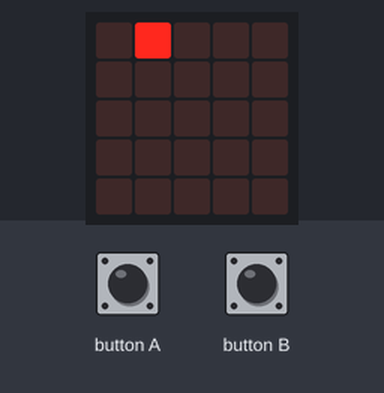
A program run on a simulated BBC micro:bit (MakeCode). On the bench: the board's 5×5 LED display. Inputs (shaded band) come from the test bench.

Above: at 0.33 s.
At 1.2 s:
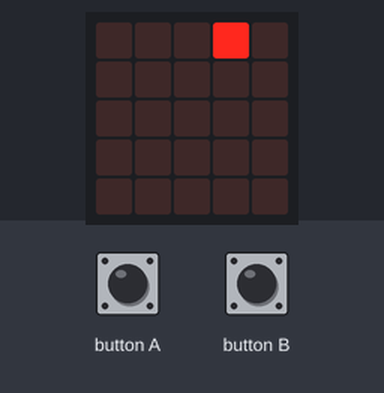
1.3 s: button A pressed 2 times (0.12 s each, 0.3 s apart)
At 1.88 s:
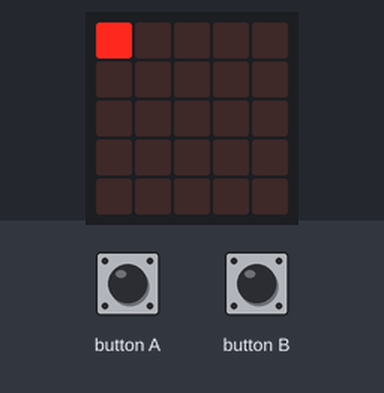
Timing chart, 0 to 4.3 s (numbered marks = the images above; inputs shaded):
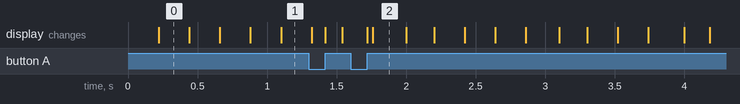

The program:

main.ts
```typescript
input.onButtonPressed(Button.A, function () {
    led.unplot(x, y)
    x += -1
    led.plot(x, y)
})
input.onButtonPressed(Button.B, function () {
    led.unplot(x, y)
    x += 1
    led.plot(x, y)
})
let y = 0
let x = 0
x = -1
led.plot(x, y)
let dir = 1
basic.forever(function () {
    led.unplot(x, y)
    x += dir
    led.plot(x, y)
    basic.pause(200)
    if (x >= 4) {
        dir = -1
    } else if (x <= 0) {
        dir = 1
    }
})
```

test.ts
```typescript
// les tests vont ici ; cela ne sera pas compilé si ce paquet est utilisé en tant qu'extension.
```
